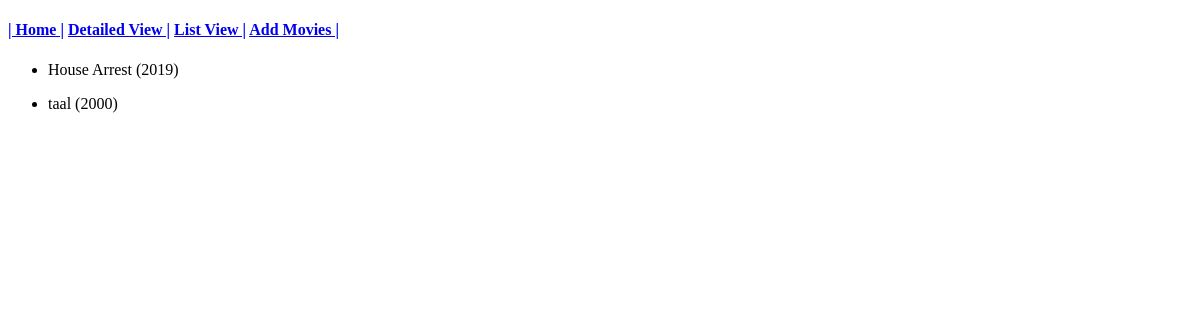
/movie/list/, run on an earlier commit of the app's database.
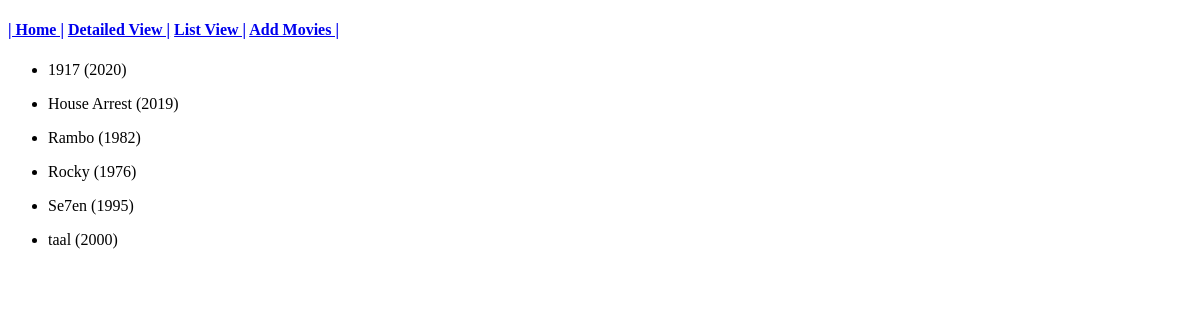
And on a later commit of the database.
### movie/models.py (models this page shows, shortened)
class Movie(models.Model):
    title = models.CharField(max_length=150, unique=True)
    genre = models.CharField(max_length=75, )
    release = models.CharField(max_length=4, help_text='Enter the initial release year')
    rating = models.CharField(max_length=1,help_text="Enter a value from 1 to 10")

### movie/views.py (the view)
# urls.py: path('list/', movie_list_view, name='movie-list'),
def movie_list_view(request):
    movie = Movie.objects.all()
    context = {
        'movie' : movie
    }
    return render(request, 'movie/movie_list.html', context)

### templates/movie/movie_list.html
{% extends 'movie/movie_base.html' %}
{% block content %}
    {% for m in movie|dictsort:'title' %}
        <ul>
            <li>
                    {{ m.title }} ({{ m.release }})
            </li>
        </ul>
    {% endfor %}
{% endblock %}

What changed in the data, as far as the page shows it:
added Movie: title "1917", release "2020"
added Movie: title "Rambo", release "1982"
added Movie: title "Rocky", release "1976"
added Movie: title "Se7en", release "1995"
